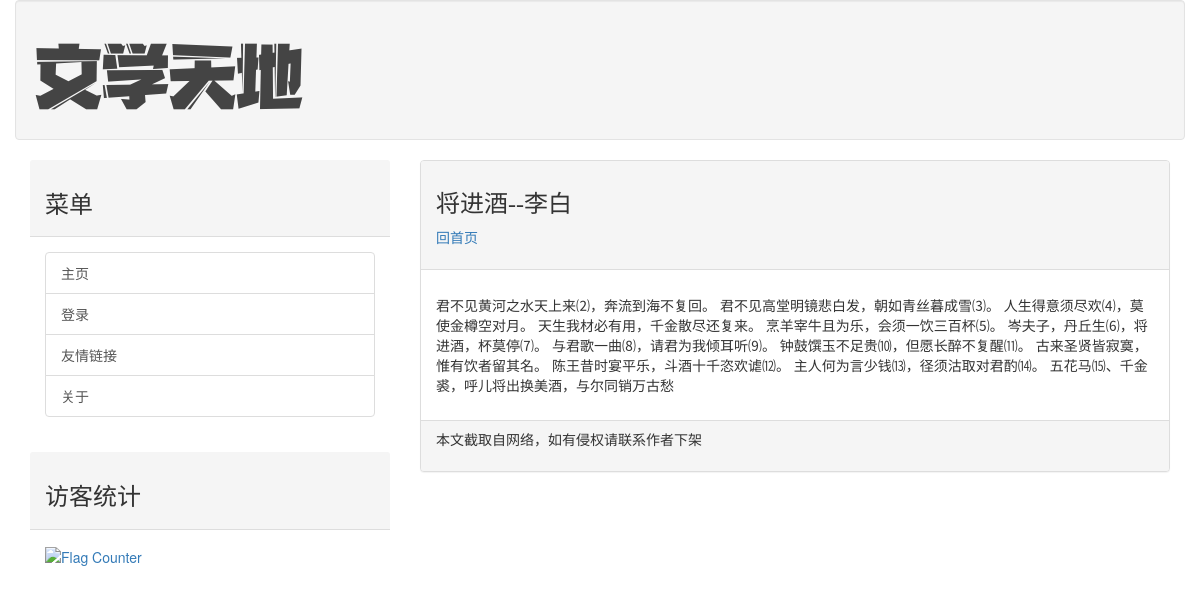
The app's page /post/libai with its own data.
### mainsite/models.py (models this page shows, shortened)
class Post(models.Model):
    title = models.CharField(max_length = 200)
    slug = models.CharField(max_length = 200)
    body = models.TextField()
    pub_date = models.DateTimeField(default=timezone.now)
    class Meta:
        ordering = ('-pub_date',)

### mainsite/views.py (the view)
# urls.py: path('post/<slug:slug>', showpost)
def showpost(request, slug):
    try:
        post = Post.objects.get(slug = slug)
        if post != None:
            return render(request, 'post.html', locals())
    except:
        return redirect('/')

### templates/post.html (shortened to what this page needs)
{% extends 'base.html' %}
{% load markdown_deux_tags %}
{% block headmessage %}
	<h3 style="font-family:微软雅黑;">{{ post.title }}</h3>
	<a style="font-family: 微软雅黑;" href='/'>回首页</a>
{% endblock %}
{% block content %}
	<p style="font-family: 微软雅黑;font-size: 12pt;font-weight: bold;">{{ post.body | markdown }}</p>
{% endblock %}

### records on screen
Post: title "将进酒--李白", body "君不见黄河之水天上来⑵，奔流到海不复回。 君不见高堂明镜悲白发，朝如青丝暮成雪⑶。 人生得意须尽欢⑷，莫使金樽空对月。 天生我材必有用，千金散尽还复来。 烹羊宰牛且为乐，会须一饮三百杯⑸。 岑夫子，丹丘生⑹，将进酒，杯莫停⑺。 与君歌一曲⑻，请君为我倾耳听⑼。 钟鼓馔玉不足贵⑽，但愿长醉不复醒⑾。 古来圣贤皆寂寞，惟有饮者留其名。 陈王昔时宴平乐，斗酒十千恣欢谑⑿。 主人何为言少钱⒀，径须沽取对君酌⒁。 五花马⒂、千金裘，呼儿将出换美酒，与尔同销万古愁"
